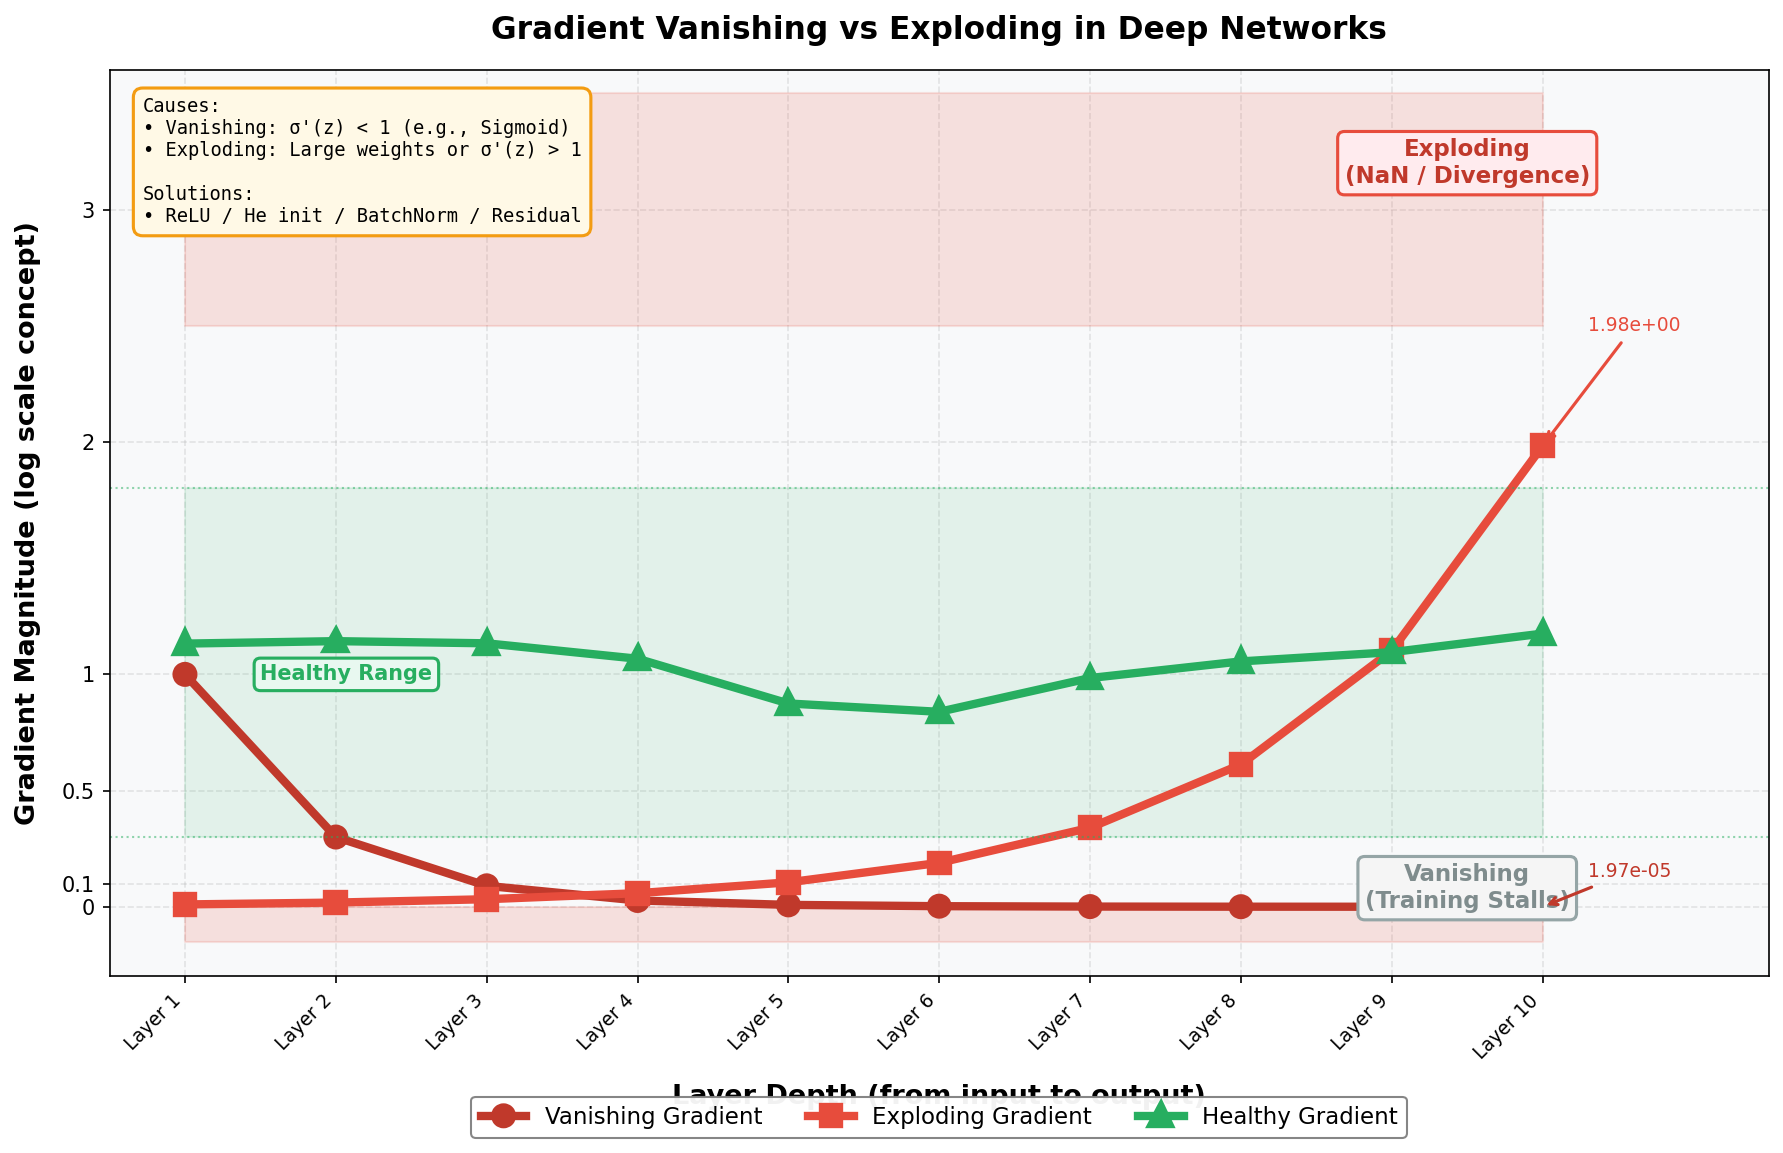

The script that saved this image:
"""
图 3-4：梯度消失与梯度爆炸示意图
生成清晰的 matplotlib 图表，保存为 PNG
"""

import numpy as np
import matplotlib.pyplot as plt
import matplotlib.patches as mpatches
from matplotlib.path import Path
import matplotlib.patheffects as pe
from pathlib import Path as FilePath

# 设置中文字体支持
plt.rcParams['font.sans-serif'] = ['DejaVu Sans', 'Arial Unicode MS', 'SimHei', 'sans-serif']
plt.rcParams['axes.unicode_minus'] = False

# 创建画布
fig, ax = plt.subplots(figsize=(12, 8))

# 设置背景
ax.set_facecolor('#f8f9fa')
fig.patch.set_facecolor('white')

# 层深度 (1 到 10 层)
layers = np.arange(1, 11)

# ===== 梯度消失曲线 (sigmoid-like decay) =====
# 模拟梯度随层深度指数衰减
gradient_vanish = 1.0 * (0.3 ** (layers - 1))

# ===== 梯度爆炸曲线 =====
# 模拟梯度随层深度指数增长
gradient_explode = 0.01 * (1.8 ** (layers - 1))

# ===== 正常梯度曲线 (稳定范围) =====
# 在 0.8-1.2 之间小幅波动
np.random.seed(42)
gradient_normal = 1.0 + 0.15 * np.sin(layers * 0.8) + 0.05 * np.random.randn(len(layers))

# ===== 绘制区域填充 =====
# 消失区域 (底部，0 以下)
ax.fill_between(layers, 0, -0.15, alpha=0.15, color='#e74c3c', label='_nolegend_')
# 爆炸区域 (顶部)
ax.fill_between(layers, 2.5, 3.5, alpha=0.15, color='#e74c3c', label='_nolegend_')
# 正常区域
ax.fill_between(layers, 0.3, 1.8, alpha=0.1, color='#27ae60', label='_nolegend_')

# ===== 绘制三条主要曲线 =====

# 梯度消失曲线 - 红色虚线
ax.plot(layers, gradient_vanish, 'o-', color='#c0392b', linewidth=2.5,
        markersize=8, label='Vanishing Gradient', path_effects=[
            pe.Stroke(linewidth=4, foreground='#c0392b'),
            pe.Normal()
        ])

# 梯度爆炸曲线 - 红色实线
ax.plot(layers, gradient_explode, 's-', color='#e74c3c', linewidth=2.5,
        markersize=8, label='Exploding Gradient', path_effects=[
            pe.Stroke(linewidth=4, foreground='#e74c3c'),
            pe.Normal()
        ])

# 正常梯度曲线 - 绿色实线
ax.plot(layers, gradient_normal, '^-', color='#27ae60', linewidth=2.5,
        markersize=8, label='Healthy Gradient', path_effects=[
            pe.Stroke(linewidth=4, foreground='#27ae60'),
            pe.Normal()
        ])

# ===== 添加区域标注 =====

# 爆炸区域标注
ax.annotate('Exploding\n(NaN / Divergence)', xy=(9.5, 3.2), fontsize=11,
            ha='center', va='center', color='#c0392b', fontweight='bold',
            bbox=dict(boxstyle='round,pad=0.3', facecolor='#ffebee', edgecolor='#e74c3c', linewidth=1.5))

# 消失区域标注
ax.annotate('Vanishing\n(Training Stalls)', xy=(9.5, 0.08), fontsize=11,
            ha='center', va='center', color='#7f8c8d', fontweight='bold',
            bbox=dict(boxstyle='round,pad=0.3', facecolor='#f5f5f5', edgecolor='#95a5a6', linewidth=1.5))

# 正常区域标注
ax.annotate('Healthy Range', xy=(1.5, 1.0), fontsize=10,
            ha='left', va='center', color='#27ae60', fontweight='bold',
            bbox=dict(boxstyle='round,pad=0.3', facecolor='#e8f8f0', edgecolor='#27ae60', linewidth=1.5))

# ===== 添加关键点标注 =====

# 消失曲线的最后一点
ax.annotate(f'{gradient_vanish[-1]:.2e}', xy=(10, gradient_vanish[-1]),
            xytext=(10.3, 0.15), fontsize=9, color='#c0392b',
            arrowprops=dict(arrowstyle='->', color='#c0392b', lw=1.5),
            ha='left', va='center')

# 爆炸曲线的最后一点
ax.annotate(f'{gradient_explode[-1]:.2e}', xy=(10, gradient_explode[-1]),
            xytext=(10.3, 2.5), fontsize=9, color='#e74c3c',
            arrowprops=dict(arrowstyle='->', color='#e74c3c', lw=1.5),
            ha='left', va='center')

# ===== 设置坐标轴 =====

ax.set_xlim(0.5, 11.5)
ax.set_ylim(-0.3, 3.6)

ax.set_xlabel('Layer Depth (from input to output)', fontsize=13, fontweight='bold', labelpad=10)
ax.set_ylabel('Gradient Magnitude (log scale concept)', fontsize=13, fontweight='bold', labelpad=10)

ax.set_title('Gradient Vanishing vs Exploding in Deep Networks', fontsize=15, fontweight='bold', pad=15)

# X轴刻度
ax.set_xticks(layers)
ax.set_xticklabels([f'Layer {i}' for i in layers], rotation=45, ha='right', fontsize=9)

# Y轴刻度 - 使用对数感知的标注
yticks = [0, 0.1, 0.5, 1, 2, 3]
yticklabels = ['0', '0.1', '0.5', '1', '2', '3']
ax.set_yticks(yticks)
ax.set_yticklabels(yticklabels, fontsize=10)

# ===== 添加网格 =====

ax.grid(True, alpha=0.3, linestyle='--', linewidth=0.8)
ax.set_axisbelow(True)

# ===== 添加图例 =====

legend = ax.legend(loc='upper center', ncol=3, fontsize=11,
                   framealpha=0.95, edgecolor='gray',
                   bbox_to_anchor=(0.5, -0.12))

# ===== 添加说明文本框 =====

textbox_content = (
    "Causes:\n"
    "• Vanishing: σ'(z) < 1 (e.g., Sigmoid)\n"
    "• Exploding: Large weights or σ'(z) > 1\n\n"
    "Solutions:\n"
    "• ReLU / He init / BatchNorm / Residual"
)

props = dict(boxstyle='round,pad=0.5', facecolor='#fff9e6', edgecolor='#f39c12', linewidth=1.5)
ax.text(0.02, 0.97, textbox_content, transform=ax.transAxes, fontsize=9,
        verticalalignment='top', bbox=props, family='monospace')

# ===== 绘制分隔线 =====

# 标记正常范围的上下界
ax.axhline(y=0.3, color='#27ae60', linestyle=':', alpha=0.5, linewidth=1)
ax.axhline(y=1.8, color='#27ae60', linestyle=':', alpha=0.5, linewidth=1)

plt.tight_layout()
plt.subplots_adjust(bottom=0.18)

# 保存图片
output_path = FilePath(__file__).resolve().parent / 'fig3-4_gradient_vanishing_exploding.png'
plt.savefig(output_path, dpi=150, bbox_inches='tight', facecolor='white', edgecolor='none')
print(f"图片已保存到: {output_path}")

plt.close()
